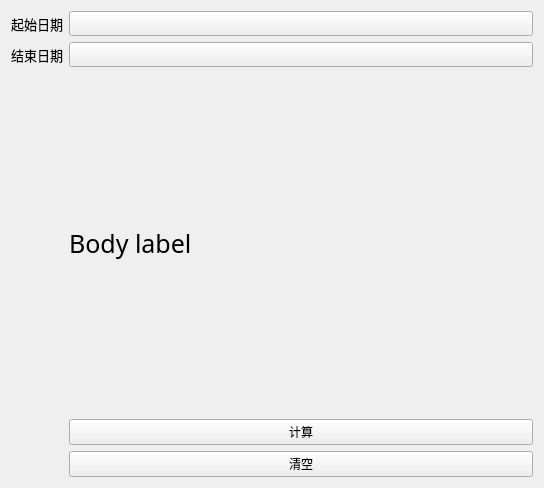
<?xml version="1.0" encoding="UTF-8"?>
<ui version="4.0">
 <class>Frame</class>
 <widget class="QFrame" name="Frame">
  <property name="geometry">
   <rect>
    <x>0</x>
    <y>0</y>
    <width>544</width>
    <height>488</height>
   </rect>
  </property>
  <property name="font">
   <font>
    <family>微软雅黑</family>
   </font>
  </property>
  <property name="windowTitle">
   <string>Frame</string>
  </property>
  <layout class="QGridLayout" name="gridLayout_3">
   <item row="0" column="1">
    <layout class="QFormLayout" name="formLayout">
     <item row="0" column="0">
      <widget class="BodyLabel" name="BodyLabel">
       <property name="font">
        <font>
         <family>微软雅黑 Light</family>
         <pointsize>10</pointsize>
         <weight>50</weight>
         <bold>false</bold>
        </font>
       </property>
       <property name="styleSheet">
        <string notr="true">BodyLabel{
	color: #6750a4;

 
    background-color: transparent;
}</string>
       </property>
       <property name="text">
        <string>起始日期</string>
       </property>
      </widget>
     </item>
     <item row="0" column="1">
      <widget class="CalendarPicker" name="CalendarPicker_begin"/>
     </item>
     <item row="1" column="0">
      <widget class="BodyLabel" name="BodyLabel_2">
       <property name="font">
        <font>
         <family>微软雅黑 Light</family>
         <pointsize>10</pointsize>
         <weight>50</weight>
         <bold>false</bold>
        </font>
       </property>
       <property name="layoutDirection">
        <enum>Qt::LeftToRight</enum>
       </property>
       <property name="styleSheet">
        <string notr="true">BodyLabel{
	color: #6750a4;

 
    background-color: transparent;
}</string>
       </property>
       <property name="text">
        <string>结束日期</string>
       </property>
      </widget>
     </item>
     <item row="1" column="1">
      <widget class="CalendarPicker" name="CalendarPicker_end"/>
     </item>
     <item row="5" column="1">
      <widget class="ElevatedPushButton" name="button_ac">
       <property name="text">
        <string>清空</string>
       </property>
       <property name="borderRadius">
        <number>10</number>
       </property>
      </widget>
     </item>
     <item row="4" column="1">
      <widget class="ElevatedPushButton" name="button_cal">
       <property name="text">
        <string>计算</string>
       </property>
       <property name="borderRadius">
        <number>10</number>
       </property>
      </widget>
     </item>
     <item row="2" column="1">
      <widget class="BodyLabel" name="label">
       <property name="sizePolicy">
        <sizepolicy hsizetype="Preferred" vsizetype="Expanding">
         <horstretch>0</horstretch>
         <verstretch>0</verstretch>
        </sizepolicy>
       </property>
       <property name="minimumSize">
        <size>
         <width>0</width>
         <height>169</height>
        </size>
       </property>
       <property name="font">
        <font>
         <family>微软雅黑 Light</family>
         <pointsize>19</pointsize>
         <weight>50</weight>
         <bold>false</bold>
        </font>
       </property>
       <property name="styleSheet">
        <string notr="true">BodyLabel{
	color: #6750a4;

    padding: 8px 24px 9px 24px;
    outline: none;
	border: 3px outset #6750a4;
	border-radius: 10px;
    background-color: transparent;
}</string>
       </property>
       <property name="text">
        <string>Body label</string>
       </property>
      </widget>
     </item>
    </layout>
   </item>
  </layout>
 </widget>
 <customwidgets>
  <customwidget>
   <class>ElevatedPushButton</class>
   <extends>FilledPushButton</extends>
   <header>qmaterialwidgets</header>
  </customwidget>
  <customwidget>
   <class>FilledPushButton</class>
   <extends>QPushButton</extends>
   <header>qmaterialwidgets</header>
  </customwidget>
  <customwidget>
   <class>BodyLabel</class>
   <extends>QLabel</extends>
   <header>qmaterialwidgets</header>
  </customwidget>
  <customwidget>
   <class>CalendarPicker</class>
   <extends>QPushButton</extends>
   <header>qmaterialwidgets</header>
  </customwidget>
 </customwidgets>
 <resources/>
 <connections/>
</ui>
